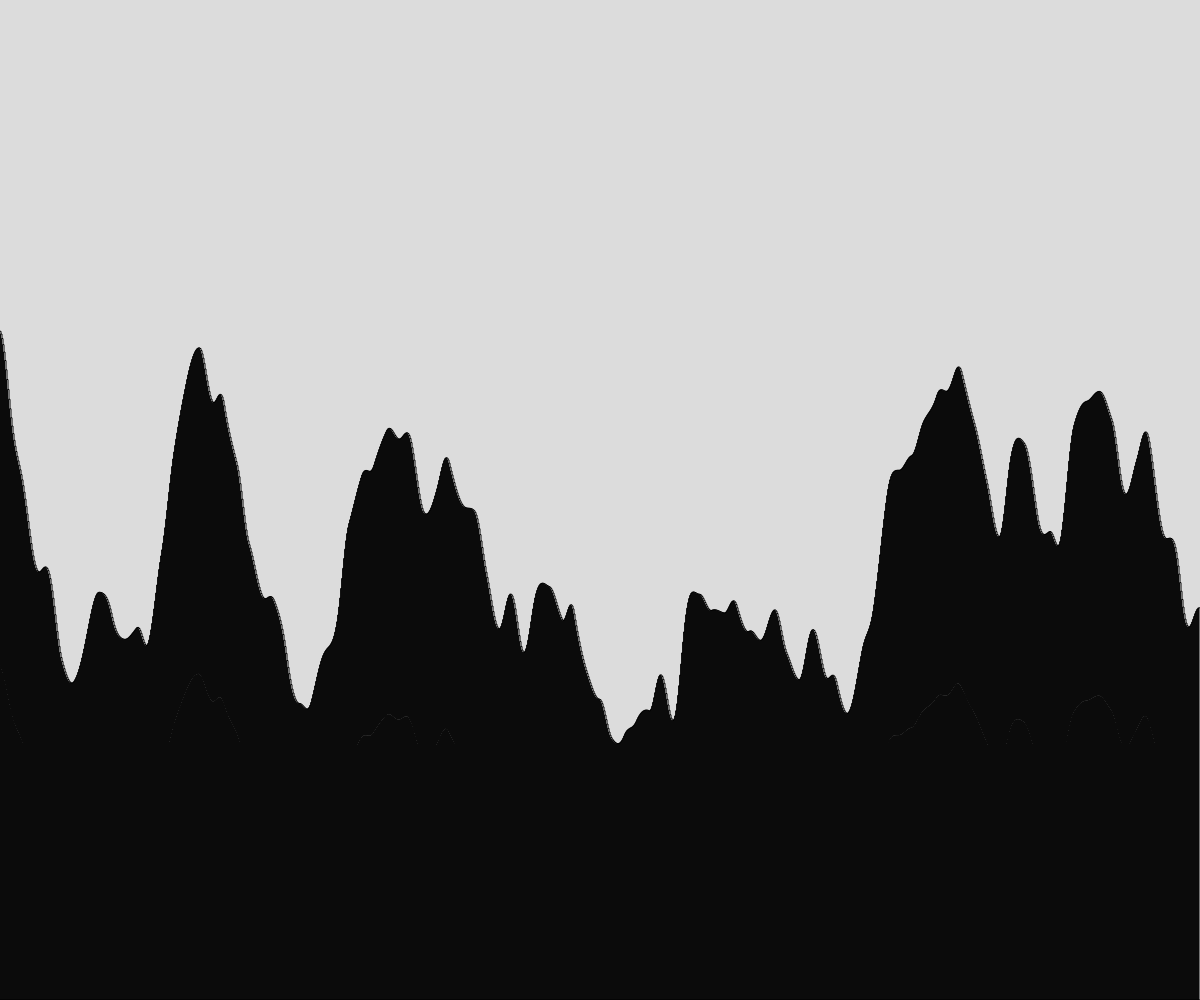
Frame 1 (no input)
Frame 60 (no input): identical to frame 1, image omitted
Frame 120 (the mouse pressed at the canvas centre since frame 60): identical to frame 1, image omitted

The p5.js sketch that drew this single still picture (run headless with seeded random() and noise() and a simulated clock; from frame 60 on, the mouse is pressed at the canvas centre):

// p5.js sketch
// ── sketch.js
// Project Title
// Your Name
// Date
//
// Extra for Experts:
// - describe what you did to take this project "above and beyond"

let terrain = [];
let numberOfRect = 0;
let widthRect = 0;
let time;

function setup() {
  createCanvas(windowWidth, windowHeight);
  numberOfRect = width/1;
  widthRect = width / numberOfRect;
  generateTerrain();
}

function draw() {
  time += 0.01;
  background(220);
  for (let someRect of terrain){
    rect(someRect.x,someRect.y,someRect.w,someRect.h);
  }
}

function spawnRect(leftSide, rectHeight){
  let thisRect = {
    x: leftSide,
    y: height-rectHeight,
    w: widthRect,
    h: rectHeight
  };
  terrain.push(thisRect);
}

function generateTerrain(){
  let time = 0;
  let deltaTime = 0.01;

  for (let i = 0; i < width; i += widthRect){
    time += deltaTime;
    spawnRect(i,height*noise(time));
  }
    
}
